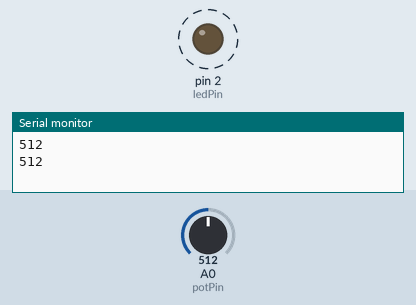
A sketch run on a simulated Arduino Uno, built with avr-gcc and run on an emulated ATmega328P. Parts: output pins drawn as LEDs (lit = HIGH), the last lines printed to the serial monitor. Dashed ring = blinking. The inputs (shaded band) are chosen by the test bench; at power-on: A0 (potPin) = 512.

Above: at 1.8 s.
1.9 s: A0 (potPin) set to 306
At 2.2 s:
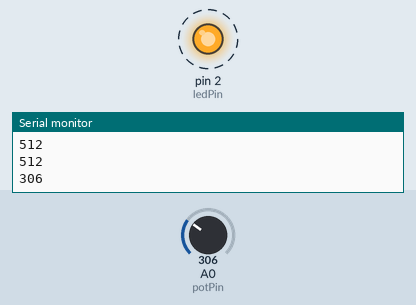
5.4 s: A0 (potPin) set to 122
At 5.56 s:
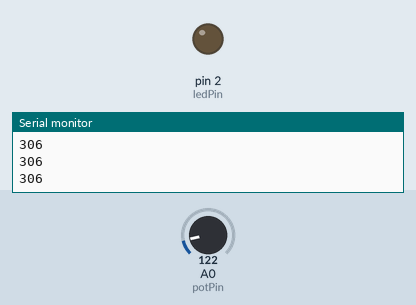
Timing chart, 0 to 14.9 s (numbered marks = the images above; inputs shaded):
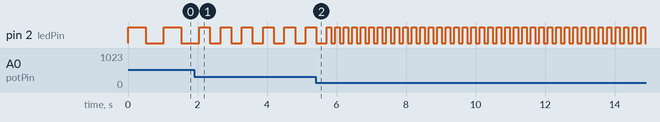

The sketch:

project1task3.ino
```cpp
int ledPin=2;
int potPin = A0; // potPin represents the Analog pin A0
int potVal; //Defines potVal as an integer

void setup() {
  pinMode(2, OUTPUT);
  Serial.begin(9600); // set up serial communication at 9600 bps


// put your setup code here, to run once:
}

void loop() {
  potVal = analogRead(potPin); // Reads the analog potentiometer pin and stores its value in potVal.
  Serial.println(potVal); // print line the potentiometer
  // Serial.println(value); // prints the value to Serial Monitor with ending line break

  digitalWrite(2, HIGH); // sets the voltage level to HIGH or on
  delay(potVal); // pauses program execution for 1000 milliseconds (1 sec)
  digitalWrite(2, LOW); // sets the voltage level to LOW or off
  delay(potVal); // pauses program execution for 1000 milliseconds (1 sec)

  // put your main code here, to run repeatedly:

}
```

Measured:
- after the input at 1.9 s, pin 2 (ledPin): alternates HIGH for 0.31 s and LOW for 0.31 s, starting after 0.46 s
- by itself, pin 2 (ledPin): alternates HIGH for 0.51 s and LOW for 0.51 s
